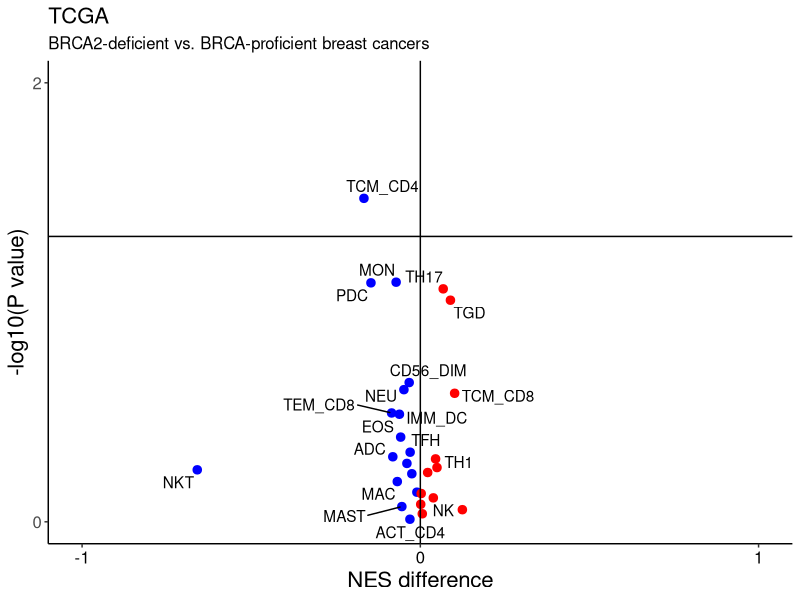

R code for this plot:
# Load packages
library(ggplot2)
library(ggrepel)

# Set working directory
setwd("/Users/WIMM/Documents/BRCA_2018/Github/")

# Read file
df <- read.table("Data/TCGA_final.txt", header=TRUE, sep="\t", na.strings="NA", check.names=FALSE)

# CIN25 gene list
cells <-  c("ADC", "MDSC", "TEM_CD4", "TEM_CD8", "CD56_DIM", "TREG", "PDC", "MAST", "TFH", "MEM_B_CELL", "IMM_DC", "EOS", "CD56_BRIGHT", "MON", "MAC", "TGD", "ACT_CD4", "NKT", "ACT_B_CELL", "TCM_CD4", "TH1", "NK", "TH17", "IMM_B_CELL", "TH2", "TCM_CD8", "ACT_CD8", "NEU")

cells <- intersect(names(df), cells)

# Subset relevant columns
df <- df[,c("BRCA_status", cells)]

# Remove missing values
df <- na.omit(df)

# Compute FC and p-values
df.brca <- NULL
p.brca <- NULL

for(i in 1:length(cells)) {

    # Subset gene
    df.small <- df[, c("BRCA_status", cells[i])]
    
    # Retrieve expression values
    proficient <- df.small[which(df.small$BRCA_status=="BRCA-proficient"), 2]
    brca <- df.small[which(df.small$BRCA_status=="BRCA2-deficient"), 2]
    
    # Compute FC
    df.brca[i] <- median(brca, na.rm=TRUE) - median(proficient, na.rm=TRUE)
    
    # Compute p.values
    p.brca[i] <- wilcox.test(brca, proficient, na.rm=TRUE)$p.value
    
}

# Tabulate
results <- data.frame(cells, df.brca, p.brca, stringsAsFactors=FALSE)

# Indicate direction
results$direction <- ifelse(results$df.brca > 0, "Up", "Down")

# Volcano plot
    # Definition
    data <- results
    x <- data$df.brca
    y <- -log10(data$p.brca)
    z <- data$direction
    label <- data$cells
    maintitle <- "TCGA"
    subtitle <- "BRCA2-deficient vs. BRCA-proficient breast cancers"
    xtitle <- "NES difference"
    ytitle <- "-log10(P value)"
    ymin <- floor(min(y))
    ymax <- ceiling(max(y))
    yinterval <- 2
    xmin <- max(abs(floor(min(x))), ceiling(max(x))) * -1
    xmax <- max(abs(floor(min(x))), ceiling(max(x)))
    xinterval <- 1
    
    # Plot
    plot <- ggplot(data, aes(x=x, y=y, label=label)) +
               geom_point(shape=20, size=4, mapping=aes(color=z), show.legend=FALSE) +
               geom_text_repel(aes(label=label)) +
               geom_vline(xintercept = 0) +
               geom_hline(yintercept = 1.3) +
               scale_colour_manual(values=c("blue", "red")) +
               scale_x_continuous(limits=c(xmin, xmax), breaks=seq(xmin, xmax, by=xinterval)) +
               scale_y_continuous(limits=c(ymin, ymax), breaks=seq(ymin, ymax, by=yinterval)) +
               labs(title=maintitle, subtitle=subtitle, x=xtitle, y=ytitle) +
               theme(panel.grid.major=element_blank(),
                     panel.grid.minor=element_blank(),
                     panel.background=element_blank(),
                     axis.line = element_line(colour="black"),
                     axis.text.x=element_text(colour="black"),
                     axis.text=element_text(size=12),
                     axis.title=element_text(size=16),
                     plot.title=element_text(size=16),
                     plot.subtitle=element_text(size=12))
                     
    # Sava plot
    ggsave("Figures/Figure_3D.pdf", plot, width=8, height=8)

## Latest NES values here differ slightly from published ones because GSEA algorithm uses permutation. Therefore, slightly difference NES values will be returned each round.
